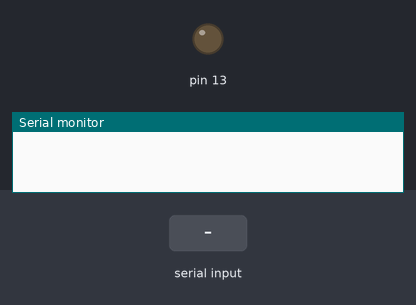
The sketch below on a simulated Arduino Uno, built with avr-gcc and run on an emulated ATmega328P. On the bench: output pins drawn as LEDs (lit = HIGH), the last lines printed to the serial monitor. The inputs (shaded band) are chosen by the test bench.

Above: at 1.2 s.
1.3 s: "1\n" received over Serial
At 1.9 s:
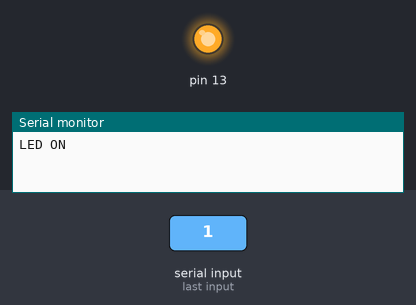
2.8 s: byte 48 ('0') received over Serial
At 4.2 s:
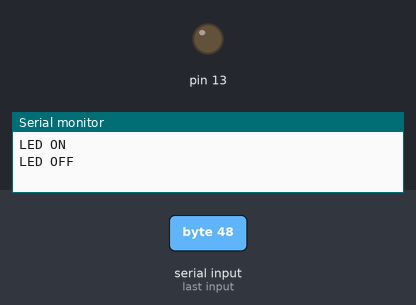
Timing chart, 0 to 5.8 s (numbered marks = the images above; inputs shaded):
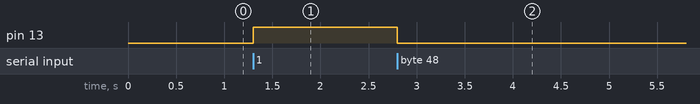

Measured:
- after the input at 1.3 s, pin 13: LOW → HIGH at once
- after the input at 2.8 s, pin 13: HIGH → LOW at once

The sketch:

SerialReadWrite.ino
```cpp
#define   setBit(x, y)  ((x) |=  (1 << y))
#define clearBit(x, y)  ((x) &= ~(1 << y))

char readChar;

void setup() {
  // put your setup code here, to run once:
  Serial.begin(9600);
  setBit(DDRB, PB5);
  clearBit(PORTB,PB5);
}

void loop() {
  // put your main code here, to run repeatedly:
  if(Serial.available() > 0){
    readChar = Serial.read();
    if(readChar == '\n' || readChar == '\r'){
      return ;
    }

    if(readChar == '0'){
      clearBit(PORTB,PB5);
      Serial.println("LED OFF");
      return ;
    }

    if(readChar == '1'){
      setBit(PORTB,PB5);
      Serial.println("LED ON");
      return ;
    }

    Serial.println("Invalid input ! Input character must be 0 or 1 !");

  }
}
```
